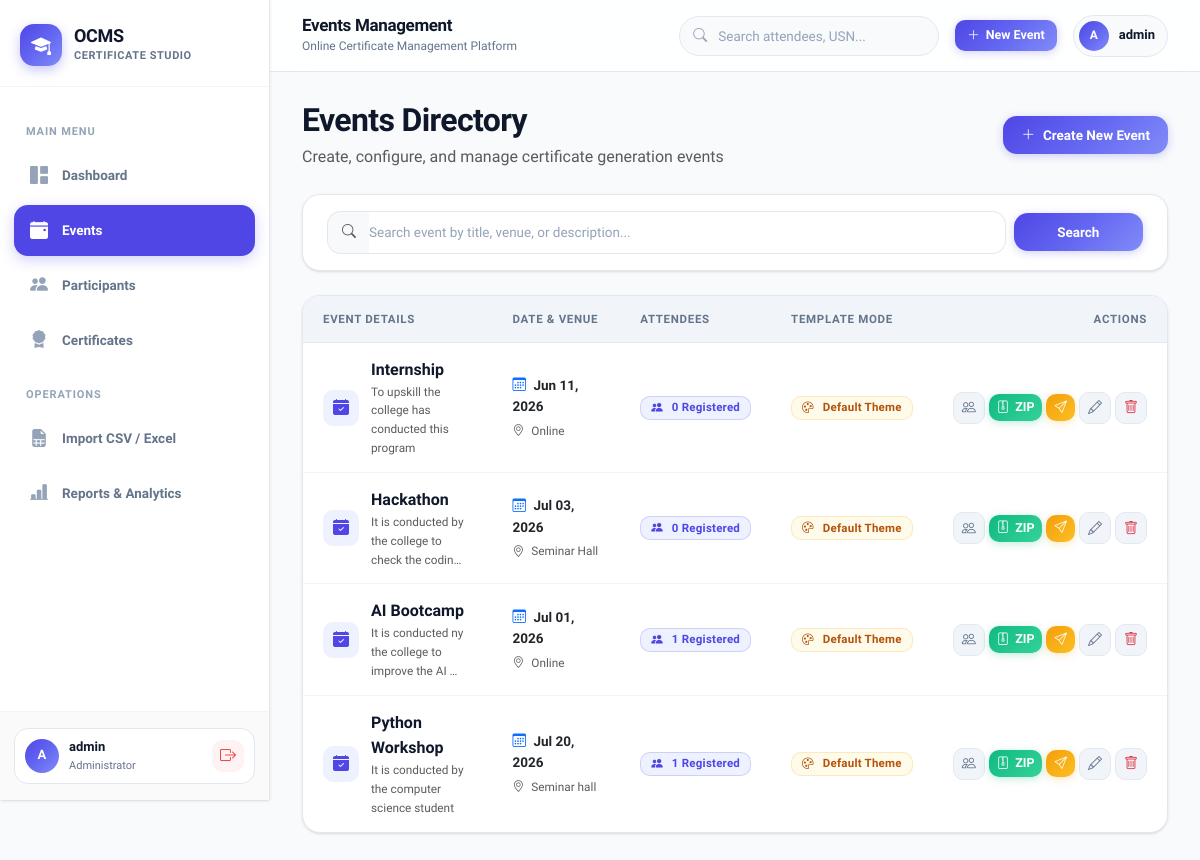
Page /events/ (signed in) on the earlier database version.
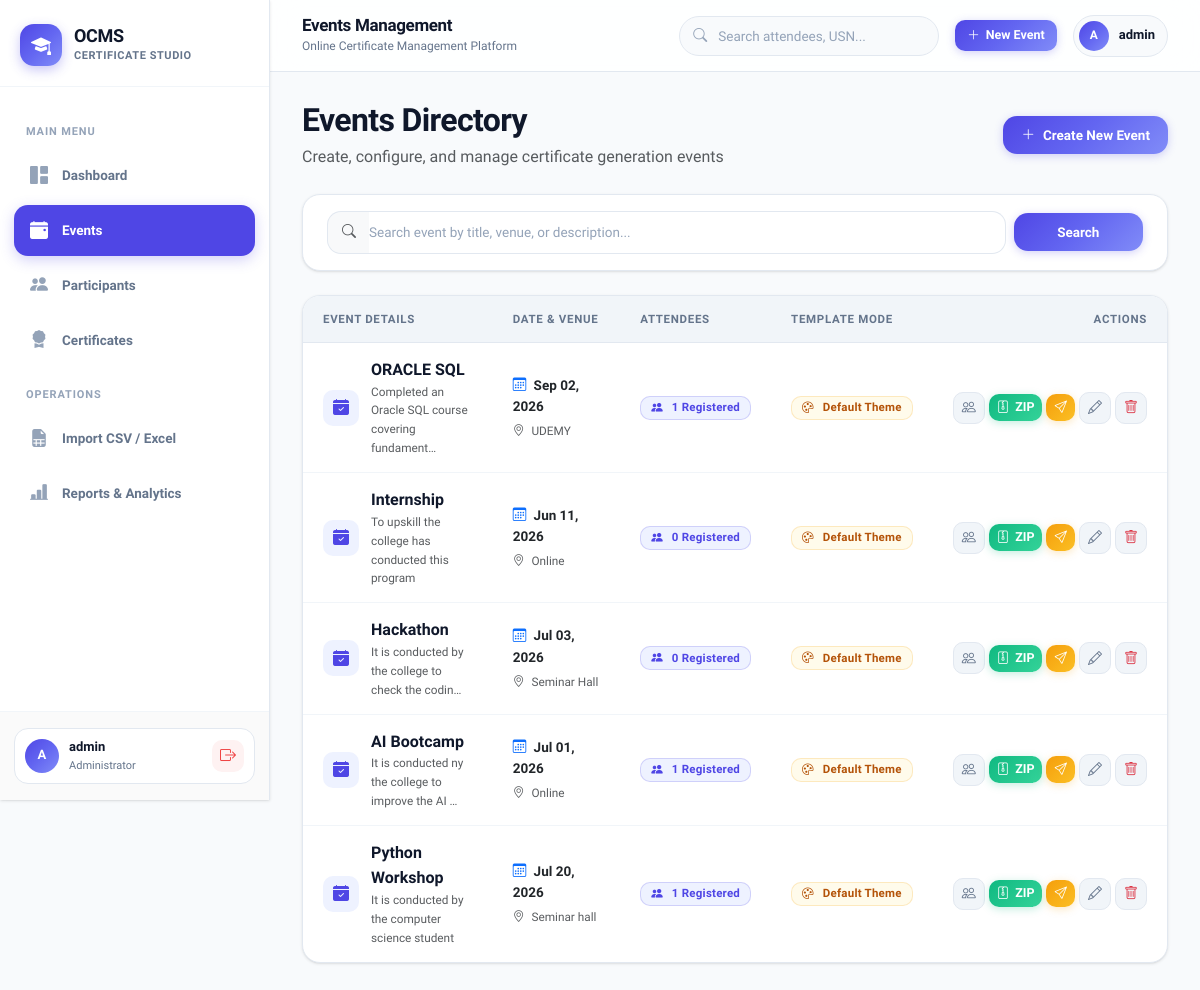
Same page on the later database version.
### events/models.py (models this page shows, shortened)
class Event(models.Model):
    title = models.CharField(max_length=200)
    description = models.TextField(blank=True, default="")
    venue = models.CharField(max_length=200)
    event_date = models.DateField()
    certificate_template = models.ImageField(
        upload_to="templates/",
        blank=True,
        null=True
    )
    is_active = models.BooleanField(default=True)
    name_x = models.IntegerField(default=0, blank=True)
    name_y = models.IntegerField(default=0, blank=True)
    event_x = models.IntegerField(default=0, blank=True)
    event_y = models.IntegerField(default=0, blank=True)
    date_x = models.IntegerField(default=0, blank=True)
    date_y = models.IntegerField(default=0, blank=True)
    certificate_id_x = models.IntegerField(default=0, blank=True)
    certificate_id_y = models.IntegerField(default=0, blank=True)
    name_font_size = models.IntegerField(default=60, blank=True)
    event_font_size = models.IntegerField(default=40, blank=True)
    date_font_size = models.IntegerField(default=30, blank=True)
    created_at = models.DateTimeField(auto_now_add=True)
    updated_at = models.DateTimeField(auto_now=True)

### events/views.py (the view)
# urls.py: path("", views.event_list, name="event_list"),
@login_required
def event_list(request):
    search = request.GET.get("search", "").strip()
    events = Event.objects.filter(is_active=True).annotate(
        participant_count=Count("participants")
    ).order_by("-id")
    if search:
        events = events.filter(title__icontains=search)
    paginator = Paginator(events, 10)
    page_number = request.GET.get("page")
    page_obj = paginator.get_page(page_number)
    return render(
        request,
        "events/event_list.html",
        {
            "page_obj": page_obj,
            "events": page_obj,
            "search": search,
        },
    )

### templates/events/event_list.html (shortened to what the changed rows need)
{% extends "dashboard/dashboard_base.html" %}
{% block dashboard_content %}
<div class="d-flex justify-content-between align-items-center mb-4 flex-wrap gap-3">
    <div>
        <h2 class="fw-bold mb-1">Events Directory</h2>
    </div>
</div>
<div class="dashboard-card mb-4">
    <div class="table-responsive">
        <table class="dashboard-table">
            <thead>
                <tr>
                    <th>Event Details</th>
                    <th>Date & Venue</th>
                    <th>Attendees</th>
                    <th>Template Mode</th>
                    <th class="text-end">Actions</th>
                </tr>
            </thead>
            <tbody>
                {% for event in page_obj %}
                <tr>
                    <td>
                        <div class="table-title">
                            <div class="mini-icon purple-bg">
                                <i class="bi bi-calendar-check-fill"></i>
                            </div>
                            <div>
                                <strong class="fs-6 d-block">{{ event.title }}</strong>
                                {% if event.description %}
                                <div class="text-muted small">{{ event.description|truncatechars:50 }}</div>
                                {% endif %}
                            </div>
                        </div>
                    </td>
                    <td>
                        <div class="fw-semibold text-dark"><i class="bi bi-calendar3 text-primary me-1"></i> {{ event.event_date|date:"M d, Y" }}</div>
                        <div class="text-muted small mt-1"><i class="bi bi-geo-alt text-muted me-1"></i> {{ event.venue }}</div>
                    </td>
                    <td>
                        <a href="{% url 'participant_list' %}?event={{ event.id }}" class="badge badge-primary text-decoration-none" title="View attendees">
                            <i class="bi bi-people-fill me-1"></i> {{ event.participant_count|default:0 }} Registered
                        </a>
                    </td>
                    <td>
                        {% if event.certificate_template %}
                            <span class="badge badge-success" title="Custom image template active">
                                <i class="bi bi-image me-1"></i> Custom Template
                            </span>
                        {% else %}
                            <span class="badge badge-warning" title="Auto-generated default theme">
                                <i class="bi bi-palette me-1"></i> Default Theme
                            </span>
                        {% endif %}
                    </td>
                    <td class="text-end">
                        <div class="d-inline-flex gap-1 align-items-center">
                            <a href="{% url 'participant_list' %}?event={{ event.id }}" class="action-icon-btn" title="View Attendees">
                                <i class="bi bi-people"></i>
                            </a>
                            <a href="{% url 'generate_all_certificates' event.id %}" class="btn btn-sm btn-success py-1 px-2" title="Generate & Download All Certificates ZIP" onclick="return confirm('Generate certificates and download ZIP for all attendees in this event?')">
                                <i class="bi bi-file-zip"></i> ZIP
                            </a>
                            <a href="{% url 'send_all_emails' event.id %}" class="btn btn-sm btn-warning py-1 px-2" title="Dispatch Emails to All Attendees" onclick="return confirm('Dispatch certificate emails to all attendees of this event?')">
                                <i class="bi bi-send"></i>
                            </a>
                            <a href="{% url 'edit_event' event.id %}" class="action-icon-btn" title="Edit Event">
                                <i class="bi bi-pencil"></i>
                            </a>
                            <a href="{% url 'delete_event' event.id %}" class="action-icon-btn text-danger" title="Delete Event" onclick="return confirm('Are you sure you want to delete this event and all associated participants?')">
                                <i class="bi bi-trash"></i>
                            </a>
                        </div>
                    </td>
                </tr>
                {% endfor %}
            </tbody>
        </table>
    </div>
</div>
{% endblock %}

Differences in the rows shown:
added Event: title "ORACLE SQL", description "Completed an Oracle SQL course covering fundament…", event_date "Sep 02, 2026", venue "UDEMY", participant_count "1", certificate_template "Default Theme"
